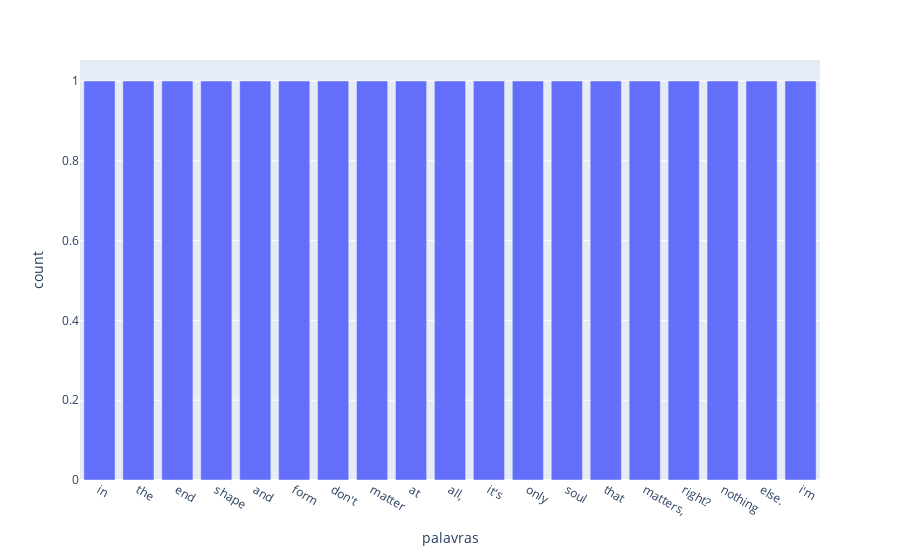

Write notebook code for a chart like this one.
### Code cell
text = " ".join(df4["Quote"])

words = text.split()

words_count = Counter(words)

grapyc = pd.DataFrame(words_count.items(), columns=['palavras','contagens'])
grapyc = grapyc['palavras'].iloc[0:19]

plt = px.bar(grapyc, x='palavras')
plt.show()

### Figure 1 — Plotly figure (JSON) as saved in the notebook; plotly's stock layout.template omitted (floating-point values rounded to 4 significant figures)
{"data": [{"alignmentgroup": "True", "hovertemplate": "palavras=%{x}<br>count=%{y}<extra></extra>", "legendgroup": "", "marker": {"color": "#636efa", "pattern": {"shape": ""}}, "name": "", "offsetgroup": "", "orientation": "v", "showlegend": false, "textposition": "auto", "type": "bar", "x": ["in", "the", "end", "shape", "and", "form", "don't", "matter", "at", "all,", "it's", "only", "soul", "that", "matters,", "right?", "nothing", "else.", "i'm"], "xaxis": "x", "y": [1, 1, 1, 1, 1, 1, 1, 1, 1, 1, 1, 1, 1, 1, 1, 1, 1, 1, 1], "yaxis": "y"}], "layout": {"autosize": true, "barmode": "relative", "legend": {"tracegroupgap": 0}, "margin": {"t": 60}, "xaxis": {"anchor": "y", "autorange": true, "domain": [0, 1], "range": [-0.5, 18.5], "title": {"text": "palavras"}, "type": "category"}, "yaxis": {"anchor": "x", "autorange": true, "domain": [0, 1], "range": [0, 1.053], "title": {"text": "count"}, "type": "linear"}}}
